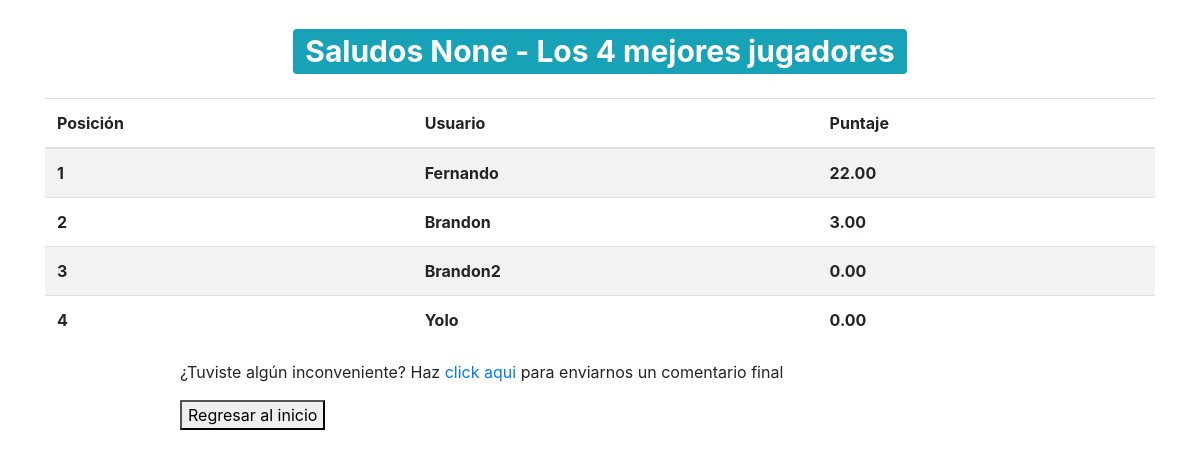
/tablero/, run on an earlier commit of the app's database.
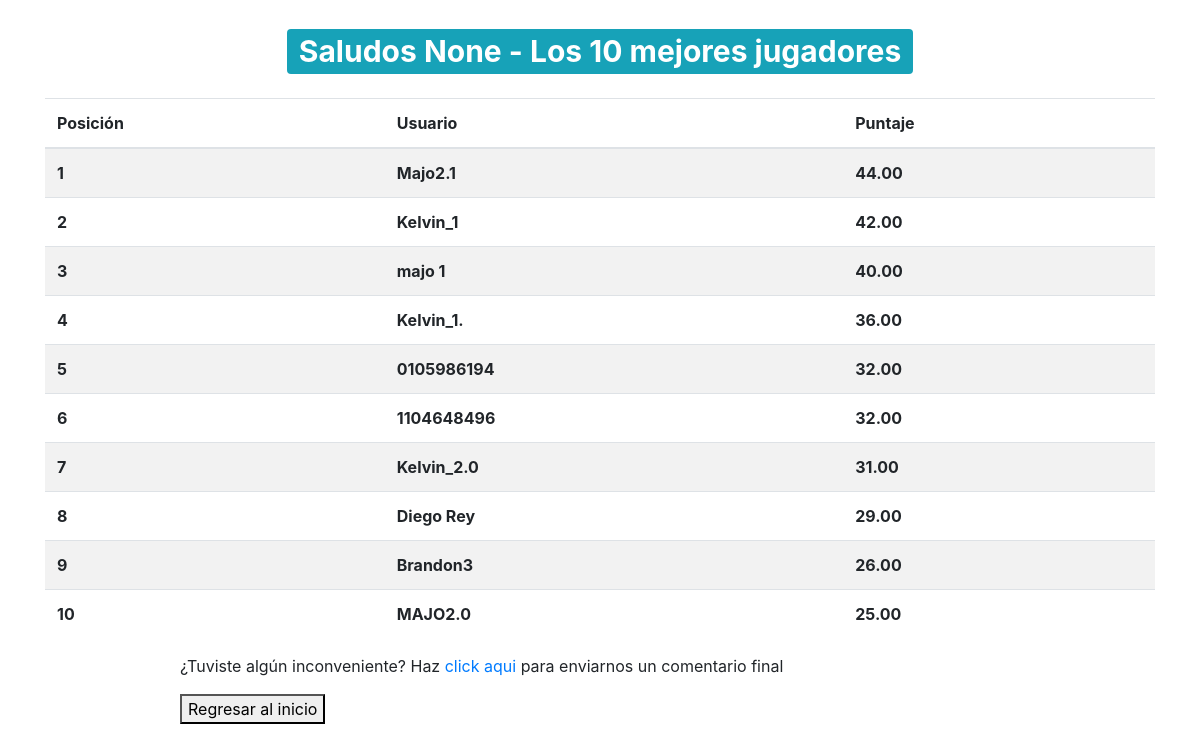
And on a later commit of the database.
### Quiz/models.py (models this page shows, shortened)
class QuizUsuario(models.Model):
	usuario = models.TextField(verbose_name='Ip usuario')
	nombre = models.TextField(verbose_name='Nombre del usuario', null=True)
	puntaje_total = models.DecimalField(verbose_name='Puntaje Total', null=True, default=0.00, decimal_places=2, max_digits=10)
	num_p = models.IntegerField(verbose_name='Numero de  preguntas respondidas', default=0)

### Quiz/views.py (the view, shortened to what this page needs)
# urls.py: path('tablero/', tablero, name='tablero'),
def tablero(request):
	global nombre_usuario
	try:
		QuizUser = QuizUsuario.objects.get(usuario=get_client_ip(request), nombre=nombre_usuario)
		n_preguntas = QuizUser.num_p
	except:
		n_preguntas = 0
	total_usaurios_quiz = QuizUsuario.objects.order_by('-puntaje_total')[:10]
	contador = total_usaurios_quiz.count()
	context = {
		'user':nombre_usuario,
		'usuario_quiz':total_usaurios_quiz,
		'contar_user':contador
	}
	return render(request, 'play/tablero.html', context)

### Quiz/views.py (called while the page is built)
def get_client_ip(request):
    x_forwarded_for = request.META.get('HTTP_X_FORWARDED_FOR')
    if x_forwarded_for:
        ip = x_forwarded_for.split(',')[0]
    else:
        ip = request.META.get('REMOTE_ADDR')
    return ip

### template/play/tablero.html (shortened to what this page needs)
{% extends 'base.html' %}
{% block contenido %}
<div class="container">
	<h1 class="text-center my-4">
		<span class="badge badge-info">
			Saludos {{user}} - Los {{contar_user}} mejores jugadores
		</span>
	</h1>
	<table class="table table-striped table-bodered">
		<thead>
			<tr>
				<th>Posición</th>
				<th>Usuario</th>
				<th>Puntaje</th>
			</tr>
		</thead>
		<tbody>
			{% for user_quiz in usuario_quiz %}
				<tr>
					<th>{{forloop.counter}}</th>
					<th>{{user_quiz.nombre}}</th>
					<th>{{user_quiz.puntaje_total}}</th>
				</tr>
			{% endfor %}
		</tbody>
	</table>
</div>
<div id='texto_final'>
<p>¿Tuviste algún inconveniente? Haz <a href="{% url 'comentario' %}">click aqui</a> para enviarnos un comentario final</p>
<a href="{% url 'inicio' %}">
	<button>
		Regresar al inicio
	</button>
</a>
</div>
{% endblock %}

### template/base.html (shortened to what this page needs)
{% load static %}
<!DOCTYPE html>
<html>
<head>
    <link rel="stylesheet" href="https://maxcdn.bootstrapcdn.com/bootstrap/4.0.0-beta.2/css/bootstrap.min.css">
    <link rel="stylesheet" href="https://maxcdn.bootstrapcdn.com/font-awesome/4.7.0/css/font-awesome.min.css">
    <link rel="stylesheet" href="https://maxcdn.bootstrapcdn.com/font-awesome/4.7.0/css/font-awesome.min.css">
    <link rel="stylesheet" href="https://cdnjs.cloudflare.com/ajax/libs/jquery-confirm/3.3.2/jquery-confirm.min.css">
</head>
<body>
	{% block contenido %}
	{% endblock %}
</body>
</html>

### template/play/tablero.html (style rules this page uses)
#texto_final { padding-left: 15%; }

What changed in the data, as far as the page shows it:
removed QuizUsuario: nombre "Fernando", puntaje_total "22.00"
removed QuizUsuario: nombre "Brandon", puntaje_total "3.00"
removed QuizUsuario: nombre "Brandon2", puntaje_total "0.00"
removed QuizUsuario: nombre "Yolo", puntaje_total "0.00"
added QuizUsuario: nombre "Majo2.1", puntaje_total "44.00"
added QuizUsuario: nombre "Kelvin_1", puntaje_total "42.00"
added QuizUsuario: nombre "majo 1", puntaje_total "40.00"
added QuizUsuario: nombre "Kelvin_1.", puntaje_total "36.00"
added QuizUsuario: nombre "0105986194", puntaje_total "32.00"
added QuizUsuario: nombre "1104648496", puntaje_total "32.00"
added QuizUsuario: nombre "Kelvin_2.0", puntaje_total "31.00"
added QuizUsuario: nombre "Diego Rey", puntaje_total "29.00"
added QuizUsuario: nombre "Brandon3", puntaje_total "26.00"
added QuizUsuario: nombre "MAJO2.0", puntaje_total "25.00"
Also different on the page:
{{ contar_user }}: "4" → "10"
